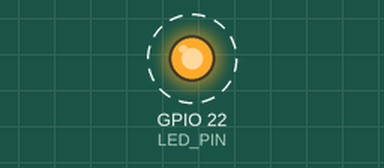
This sketch was run on a simulated ESP32. Parts: output pins drawn as LEDs (lit = HIGH). Dashed ring = blinking.

Above: at 0.15 s.
Timing chart, 0 to 3.0 s (numbered marks = the images above):
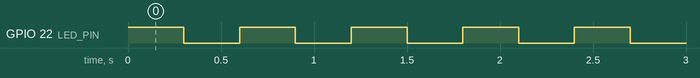

Measured:
- by itself, GPIO 22 (LED_PIN): alternates HIGH for 0.30 s and LOW for 0.30 s

The sketch:

WEMOS_Lite_rev1_Serial_Uart.ino
```cpp
#include "HardwareSerial.h"

#define LED_PIN 22

HardwareSerial serial(2);

int val = 0;

void setup() {
  Serial.begin(115200);
  pinMode(LED_PIN, OUTPUT);
  serial.begin(115200, SERIAL_8N1, 16, 17);
}

void loop() {
  // put your main code here, to run repeatedly:
  val = val ? 0 : 1;
  digitalWrite(LED_PIN, val);

  serial.write("Hello");
  // String message = Serial1.readString();
  // if (message) {
  //   Serial.print("Entered:");
  //   Serial.println(message);
  // }

  delay(300);
}
```
